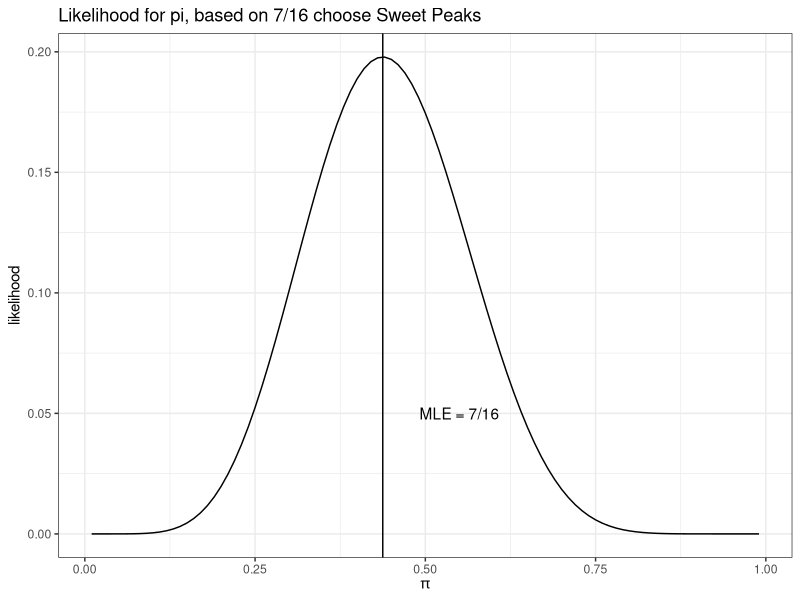

Write the R code that produced this figure.
## ---- chunk 1
library(tidyverse)
pi_vals <- seq(.01, .99, by = .01)
like_vals <- dbinom(7, 16, pi_vals)
tibble(pi = pi_vals, 
       likelihood = like_vals) |>
  ggplot(aes(y = likelihood, x = pi)) + 
  geom_line() +
  theme_bw() +
  xlab(expression(pi)) +
  ggtitle("Likelihood for pi, based on 7/16 choose Sweet Peaks") +
  geom_vline(xintercept = 7/16) +
  annotate('text', x = .55, y = .05, label = 'MLE = 7/16')
## ---- chunk 2
binom.test(6, 8, p = .5, alternative = "greater")
